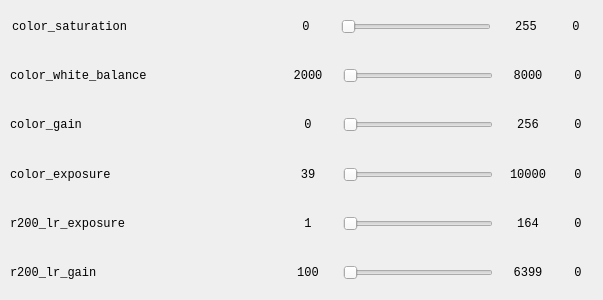
<?xml version="1.0" encoding="UTF-8"?>
<ui version="4.0">
 <class>Cameraparameter</class>
 <widget class="QWidget" name="Cameraparameter">
  <property name="geometry">
   <rect>
    <x>0</x>
    <y>0</y>
    <width>603</width>
    <height>300</height>
   </rect>
  </property>
  <property name="sizePolicy">
   <sizepolicy hsizetype="Minimum" vsizetype="Minimum">
    <horstretch>0</horstretch>
    <verstretch>0</verstretch>
   </sizepolicy>
  </property>
  <property name="minimumSize">
   <size>
    <width>400</width>
    <height>300</height>
   </size>
  </property>
  <property name="font">
   <font>
    <family>Consolas</family>
   </font>
  </property>
  <property name="windowTitle">
   <string>Form</string>
  </property>
  <layout class="QVBoxLayout" name="verticalLayout_2">
   <property name="spacing">
    <number>5</number>
   </property>
   <property name="leftMargin">
    <number>5</number>
   </property>
   <property name="topMargin">
    <number>5</number>
   </property>
   <property name="rightMargin">
    <number>5</number>
   </property>
   <property name="bottomMargin">
    <number>5</number>
   </property>
   <item>
    <layout class="QHBoxLayout" name="horizontalLayout">
     <property name="leftMargin">
      <number>7</number>
     </property>
     <property name="rightMargin">
      <number>7</number>
     </property>
     <item>
      <widget class="QLabel" name="label">
       <property name="minimumSize">
        <size>
         <width>170</width>
         <height>0</height>
        </size>
       </property>
       <property name="maximumSize">
        <size>
         <width>10000</width>
         <height>16777215</height>
        </size>
       </property>
       <property name="text">
        <string>color_saturation         </string>
       </property>
      </widget>
     </item>
     <item>
      <spacer name="horizontalSpacer">
       <property name="orientation">
        <enum>Qt::Horizontal</enum>
       </property>
       <property name="sizeHint" stdset="0">
        <size>
         <width>40</width>
         <height>20</height>
        </size>
       </property>
      </spacer>
     </item>
     <item>
      <widget class="QLabel" name="label_11">
       <property name="minimumSize">
        <size>
         <width>60</width>
         <height>0</height>
        </size>
       </property>
       <property name="maximumSize">
        <size>
         <width>60</width>
         <height>16777215</height>
        </size>
       </property>
       <property name="text">
        <string>0</string>
       </property>
       <property name="alignment">
        <set>Qt::AlignCenter</set>
       </property>
      </widget>
     </item>
     <item>
      <widget class="QSlider" name="sldrSaturation">
       <property name="minimumSize">
        <size>
         <width>150</width>
         <height>0</height>
        </size>
       </property>
       <property name="maximumSize">
        <size>
         <width>200</width>
         <height>16777215</height>
        </size>
       </property>
       <property name="maximum">
        <number>255</number>
       </property>
       <property name="orientation">
        <enum>Qt::Horizontal</enum>
       </property>
      </widget>
     </item>
     <item>
      <widget class="QLabel" name="label_15">
       <property name="minimumSize">
        <size>
         <width>60</width>
         <height>0</height>
        </size>
       </property>
       <property name="maximumSize">
        <size>
         <width>60</width>
         <height>16777215</height>
        </size>
       </property>
       <property name="text">
        <string>255</string>
       </property>
       <property name="alignment">
        <set>Qt::AlignCenter</set>
       </property>
      </widget>
     </item>
     <item>
      <widget class="QLabel" name="lblSaturation">
       <property name="minimumSize">
        <size>
         <width>30</width>
         <height>0</height>
        </size>
       </property>
       <property name="text">
        <string>0</string>
       </property>
       <property name="alignment">
        <set>Qt::AlignCenter</set>
       </property>
      </widget>
     </item>
    </layout>
   </item>
   <item>
    <layout class="QHBoxLayout" name="horizontalLayout_5">
     <property name="leftMargin">
      <number>5</number>
     </property>
     <property name="rightMargin">
      <number>5</number>
     </property>
     <item>
      <widget class="QLabel" name="label_7">
       <property name="minimumSize">
        <size>
         <width>170</width>
         <height>0</height>
        </size>
       </property>
       <property name="maximumSize">
        <size>
         <width>10000</width>
         <height>16777215</height>
        </size>
       </property>
       <property name="text">
        <string>color_white_balance</string>
       </property>
      </widget>
     </item>
     <item>
      <spacer name="horizontalSpacer_2">
       <property name="orientation">
        <enum>Qt::Horizontal</enum>
       </property>
       <property name="sizeHint" stdset="0">
        <size>
         <width>40</width>
         <height>20</height>
        </size>
       </property>
      </spacer>
     </item>
     <item>
      <widget class="QLabel" name="label_12">
       <property name="minimumSize">
        <size>
         <width>60</width>
         <height>0</height>
        </size>
       </property>
       <property name="maximumSize">
        <size>
         <width>60</width>
         <height>16777215</height>
        </size>
       </property>
       <property name="text">
        <string>2000</string>
       </property>
       <property name="alignment">
        <set>Qt::AlignCenter</set>
       </property>
      </widget>
     </item>
     <item>
      <widget class="QSlider" name="sldrWhitebalance">
       <property name="minimumSize">
        <size>
         <width>150</width>
         <height>0</height>
        </size>
       </property>
       <property name="maximumSize">
        <size>
         <width>200</width>
         <height>16777215</height>
        </size>
       </property>
       <property name="minimum">
        <number>2000</number>
       </property>
       <property name="maximum">
        <number>8000</number>
       </property>
       <property name="orientation">
        <enum>Qt::Horizontal</enum>
       </property>
      </widget>
     </item>
     <item>
      <widget class="QLabel" name="label_16">
       <property name="minimumSize">
        <size>
         <width>60</width>
         <height>0</height>
        </size>
       </property>
       <property name="maximumSize">
        <size>
         <width>60</width>
         <height>16777215</height>
        </size>
       </property>
       <property name="text">
        <string>8000</string>
       </property>
       <property name="alignment">
        <set>Qt::AlignCenter</set>
       </property>
      </widget>
     </item>
     <item>
      <widget class="QLabel" name="lblWhiteBalance">
       <property name="minimumSize">
        <size>
         <width>30</width>
         <height>0</height>
        </size>
       </property>
       <property name="text">
        <string>0</string>
       </property>
       <property name="alignment">
        <set>Qt::AlignCenter</set>
       </property>
      </widget>
     </item>
    </layout>
   </item>
   <item>
    <layout class="QHBoxLayout" name="horizontalLayout_7">
     <property name="leftMargin">
      <number>5</number>
     </property>
     <property name="rightMargin">
      <number>5</number>
     </property>
     <item>
      <widget class="QLabel" name="label_6">
       <property name="minimumSize">
        <size>
         <width>170</width>
         <height>0</height>
        </size>
       </property>
       <property name="maximumSize">
        <size>
         <width>10000</width>
         <height>16777215</height>
        </size>
       </property>
       <property name="text">
        <string>color_gain                </string>
       </property>
      </widget>
     </item>
     <item>
      <spacer name="horizontalSpacer_3">
       <property name="orientation">
        <enum>Qt::Horizontal</enum>
       </property>
       <property name="sizeHint" stdset="0">
        <size>
         <width>40</width>
         <height>20</height>
        </size>
       </property>
      </spacer>
     </item>
     <item>
      <widget class="QLabel" name="label_19">
       <property name="minimumSize">
        <size>
         <width>60</width>
         <height>0</height>
        </size>
       </property>
       <property name="maximumSize">
        <size>
         <width>60</width>
         <height>16777215</height>
        </size>
       </property>
       <property name="text">
        <string>0</string>
       </property>
       <property name="alignment">
        <set>Qt::AlignCenter</set>
       </property>
      </widget>
     </item>
     <item>
      <widget class="QSlider" name="sldrGain">
       <property name="minimumSize">
        <size>
         <width>150</width>
         <height>0</height>
        </size>
       </property>
       <property name="maximumSize">
        <size>
         <width>200</width>
         <height>16777215</height>
        </size>
       </property>
       <property name="minimum">
        <number>1</number>
       </property>
       <property name="maximum">
        <number>256</number>
       </property>
       <property name="value">
        <number>1</number>
       </property>
       <property name="orientation">
        <enum>Qt::Horizontal</enum>
       </property>
      </widget>
     </item>
     <item>
      <widget class="QLabel" name="label_20">
       <property name="minimumSize">
        <size>
         <width>60</width>
         <height>0</height>
        </size>
       </property>
       <property name="maximumSize">
        <size>
         <width>60</width>
         <height>16777215</height>
        </size>
       </property>
       <property name="text">
        <string>256</string>
       </property>
       <property name="alignment">
        <set>Qt::AlignCenter</set>
       </property>
      </widget>
     </item>
     <item>
      <widget class="QLabel" name="lblGain">
       <property name="minimumSize">
        <size>
         <width>30</width>
         <height>0</height>
        </size>
       </property>
       <property name="text">
        <string>0</string>
       </property>
       <property name="alignment">
        <set>Qt::AlignCenter</set>
       </property>
      </widget>
     </item>
    </layout>
   </item>
   <item>
    <layout class="QHBoxLayout" name="horizontalLayout_8">
     <property name="leftMargin">
      <number>5</number>
     </property>
     <property name="rightMargin">
      <number>5</number>
     </property>
     <item>
      <widget class="QLabel" name="label_8">
       <property name="minimumSize">
        <size>
         <width>170</width>
         <height>0</height>
        </size>
       </property>
       <property name="maximumSize">
        <size>
         <width>10000</width>
         <height>16777215</height>
        </size>
       </property>
       <property name="text">
        <string>color_exposure          </string>
       </property>
      </widget>
     </item>
     <item>
      <spacer name="horizontalSpacer_4">
       <property name="orientation">
        <enum>Qt::Horizontal</enum>
       </property>
       <property name="sizeHint" stdset="0">
        <size>
         <width>40</width>
         <height>20</height>
        </size>
       </property>
      </spacer>
     </item>
     <item>
      <widget class="QLabel" name="label_21">
       <property name="minimumSize">
        <size>
         <width>60</width>
         <height>0</height>
        </size>
       </property>
       <property name="maximumSize">
        <size>
         <width>60</width>
         <height>16777215</height>
        </size>
       </property>
       <property name="text">
        <string>39</string>
       </property>
       <property name="alignment">
        <set>Qt::AlignCenter</set>
       </property>
      </widget>
     </item>
     <item>
      <widget class="QSlider" name="sldrExposure">
       <property name="minimumSize">
        <size>
         <width>150</width>
         <height>0</height>
        </size>
       </property>
       <property name="maximumSize">
        <size>
         <width>200</width>
         <height>16777215</height>
        </size>
       </property>
       <property name="minimum">
        <number>39</number>
       </property>
       <property name="maximum">
        <number>10000</number>
       </property>
       <property name="value">
        <number>39</number>
       </property>
       <property name="orientation">
        <enum>Qt::Horizontal</enum>
       </property>
      </widget>
     </item>
     <item>
      <widget class="QLabel" name="label_22">
       <property name="minimumSize">
        <size>
         <width>60</width>
         <height>0</height>
        </size>
       </property>
       <property name="maximumSize">
        <size>
         <width>60</width>
         <height>16777215</height>
        </size>
       </property>
       <property name="text">
        <string>10000</string>
       </property>
       <property name="alignment">
        <set>Qt::AlignCenter</set>
       </property>
      </widget>
     </item>
     <item>
      <widget class="QLabel" name="lblExposure">
       <property name="minimumSize">
        <size>
         <width>30</width>
         <height>0</height>
        </size>
       </property>
       <property name="text">
        <string>0</string>
       </property>
       <property name="alignment">
        <set>Qt::AlignCenter</set>
       </property>
      </widget>
     </item>
    </layout>
   </item>
   <item>
    <layout class="QHBoxLayout" name="horizontalLayout_4">
     <property name="leftMargin">
      <number>5</number>
     </property>
     <property name="topMargin">
      <number>0</number>
     </property>
     <property name="rightMargin">
      <number>5</number>
     </property>
     <item>
      <widget class="QLabel" name="label_5">
       <property name="minimumSize">
        <size>
         <width>170</width>
         <height>0</height>
        </size>
       </property>
       <property name="maximumSize">
        <size>
         <width>10000</width>
         <height>16777215</height>
        </size>
       </property>
       <property name="text">
        <string>r200_lr_exposure        </string>
       </property>
      </widget>
     </item>
     <item>
      <spacer name="horizontalSpacer_5">
       <property name="orientation">
        <enum>Qt::Horizontal</enum>
       </property>
       <property name="sizeHint" stdset="0">
        <size>
         <width>40</width>
         <height>20</height>
        </size>
       </property>
      </spacer>
     </item>
     <item>
      <widget class="QLabel" name="label_13">
       <property name="minimumSize">
        <size>
         <width>60</width>
         <height>0</height>
        </size>
       </property>
       <property name="maximumSize">
        <size>
         <width>60</width>
         <height>16777215</height>
        </size>
       </property>
       <property name="text">
        <string>1</string>
       </property>
       <property name="alignment">
        <set>Qt::AlignCenter</set>
       </property>
      </widget>
     </item>
     <item>
      <widget class="QSlider" name="sldrIrExposure">
       <property name="minimumSize">
        <size>
         <width>150</width>
         <height>0</height>
        </size>
       </property>
       <property name="maximumSize">
        <size>
         <width>200</width>
         <height>16777215</height>
        </size>
       </property>
       <property name="minimum">
        <number>1</number>
       </property>
       <property name="maximum">
        <number>164</number>
       </property>
       <property name="value">
        <number>1</number>
       </property>
       <property name="orientation">
        <enum>Qt::Horizontal</enum>
       </property>
      </widget>
     </item>
     <item>
      <widget class="QLabel" name="label_17">
       <property name="minimumSize">
        <size>
         <width>60</width>
         <height>0</height>
        </size>
       </property>
       <property name="maximumSize">
        <size>
         <width>60</width>
         <height>16777215</height>
        </size>
       </property>
       <property name="text">
        <string>164</string>
       </property>
       <property name="alignment">
        <set>Qt::AlignCenter</set>
       </property>
      </widget>
     </item>
     <item>
      <widget class="QLabel" name="lblIrExposure">
       <property name="minimumSize">
        <size>
         <width>30</width>
         <height>0</height>
        </size>
       </property>
       <property name="text">
        <string>0</string>
       </property>
       <property name="alignment">
        <set>Qt::AlignCenter</set>
       </property>
      </widget>
     </item>
    </layout>
   </item>
   <item>
    <layout class="QHBoxLayout" name="horizontalLayout_6">
     <property name="leftMargin">
      <number>5</number>
     </property>
     <property name="rightMargin">
      <number>5</number>
     </property>
     <item>
      <widget class="QLabel" name="label_9">
       <property name="minimumSize">
        <size>
         <width>170</width>
         <height>0</height>
        </size>
       </property>
       <property name="maximumSize">
        <size>
         <width>10000</width>
         <height>16777215</height>
        </size>
       </property>
       <property name="text">
        <string>r200_lr_gain           </string>
       </property>
      </widget>
     </item>
     <item>
      <spacer name="horizontalSpacer_6">
       <property name="orientation">
        <enum>Qt::Horizontal</enum>
       </property>
       <property name="sizeHint" stdset="0">
        <size>
         <width>40</width>
         <height>20</height>
        </size>
       </property>
      </spacer>
     </item>
     <item>
      <widget class="QLabel" name="label_14">
       <property name="minimumSize">
        <size>
         <width>60</width>
         <height>0</height>
        </size>
       </property>
       <property name="maximumSize">
        <size>
         <width>60</width>
         <height>16777215</height>
        </size>
       </property>
       <property name="text">
        <string>100</string>
       </property>
       <property name="alignment">
        <set>Qt::AlignCenter</set>
       </property>
      </widget>
     </item>
     <item>
      <widget class="QSlider" name="sldrIrGain">
       <property name="minimumSize">
        <size>
         <width>150</width>
         <height>0</height>
        </size>
       </property>
       <property name="maximumSize">
        <size>
         <width>200</width>
         <height>16777215</height>
        </size>
       </property>
       <property name="minimum">
        <number>100</number>
       </property>
       <property name="maximum">
        <number>6399</number>
       </property>
       <property name="orientation">
        <enum>Qt::Horizontal</enum>
       </property>
      </widget>
     </item>
     <item>
      <widget class="QLabel" name="label_18">
       <property name="minimumSize">
        <size>
         <width>60</width>
         <height>0</height>
        </size>
       </property>
       <property name="maximumSize">
        <size>
         <width>60</width>
         <height>16777215</height>
        </size>
       </property>
       <property name="text">
        <string>6399</string>
       </property>
       <property name="alignment">
        <set>Qt::AlignCenter</set>
       </property>
      </widget>
     </item>
     <item>
      <widget class="QLabel" name="lblIrGain">
       <property name="minimumSize">
        <size>
         <width>30</width>
         <height>0</height>
        </size>
       </property>
       <property name="text">
        <string>0</string>
       </property>
       <property name="alignment">
        <set>Qt::AlignCenter</set>
       </property>
      </widget>
     </item>
    </layout>
   </item>
  </layout>
 </widget>
 <resources/>
 <connections>
  <connection>
   <sender>sldrSaturation</sender>
   <signal>valueChanged(int)</signal>
   <receiver>lblSaturation</receiver>
   <slot>setNum(int)</slot>
   <hints>
    <hint type="sourcelabel">
     <x>481</x>
     <y>25</y>
    </hint>
    <hint type="destinationlabel">
     <x>588</x>
     <y>37</y>
    </hint>
   </hints>
  </connection>
  <connection>
   <sender>sldrWhitebalance</sender>
   <signal>valueChanged(int)</signal>
   <receiver>lblWhiteBalance</receiver>
   <slot>setNum(int)</slot>
   <hints>
    <hint type="sourcelabel">
     <x>446</x>
     <y>72</y>
    </hint>
    <hint type="destinationlabel">
     <x>589</x>
     <y>73</y>
    </hint>
   </hints>
  </connection>
  <connection>
   <sender>sldrGain</sender>
   <signal>valueChanged(int)</signal>
   <receiver>lblGain</receiver>
   <slot>setNum(int)</slot>
   <hints>
    <hint type="sourcelabel">
     <x>445</x>
     <y>120</y>
    </hint>
    <hint type="destinationlabel">
     <x>584</x>
     <y>129</y>
    </hint>
   </hints>
  </connection>
  <connection>
   <sender>sldrExposure</sender>
   <signal>valueChanged(int)</signal>
   <receiver>lblExposure</receiver>
   <slot>setNum(int)</slot>
   <hints>
    <hint type="sourcelabel">
     <x>455</x>
     <y>175</y>
    </hint>
    <hint type="destinationlabel">
     <x>585</x>
     <y>173</y>
    </hint>
   </hints>
  </connection>
  <connection>
   <sender>sldrIrExposure</sender>
   <signal>valueChanged(int)</signal>
   <receiver>lblIrExposure</receiver>
   <slot>setNum(int)</slot>
   <hints>
    <hint type="sourcelabel">
     <x>460</x>
     <y>229</y>
    </hint>
    <hint type="destinationlabel">
     <x>590</x>
     <y>223</y>
    </hint>
   </hints>
  </connection>
  <connection>
   <sender>sldrIrGain</sender>
   <signal>valueChanged(int)</signal>
   <receiver>lblIrGain</receiver>
   <slot>setNum(int)</slot>
   <hints>
    <hint type="sourcelabel">
     <x>443</x>
     <y>268</y>
    </hint>
    <hint type="destinationlabel">
     <x>579</x>
     <y>273</y>
    </hint>
   </hints>
  </connection>
 </connections>
</ui>
